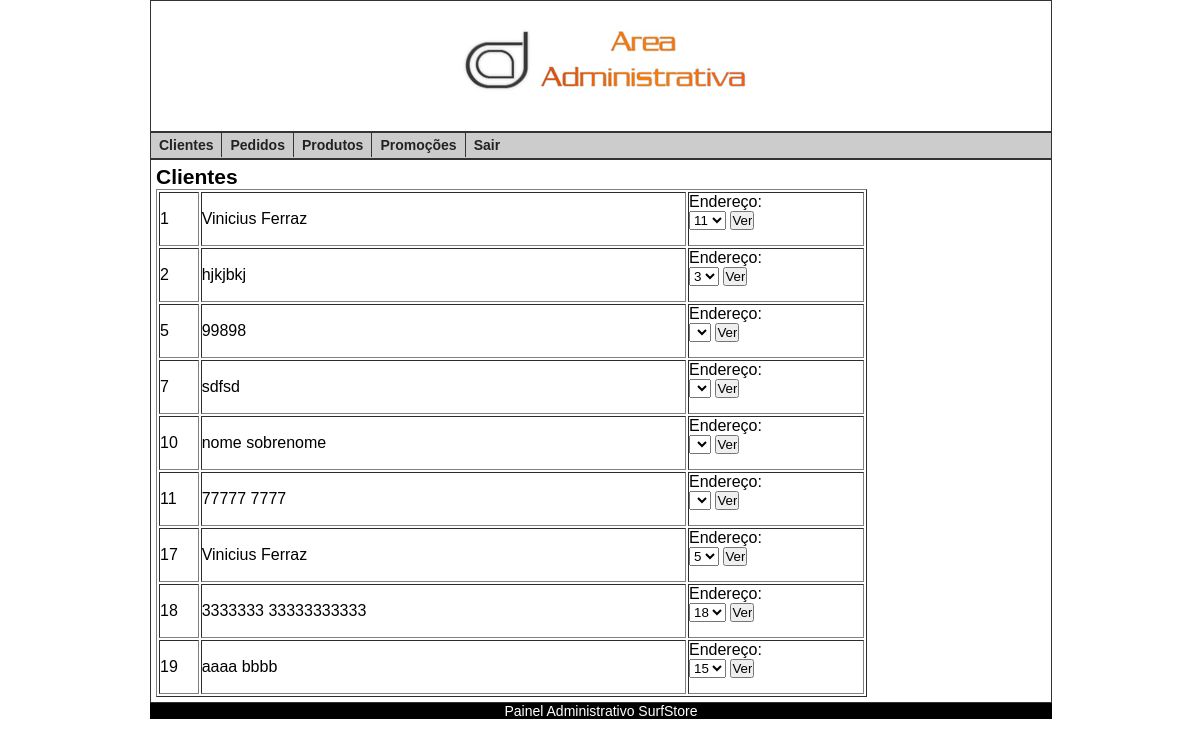
The page /admin/principal.php?comp=listarCliente (signed in) on the database its author committed.
### tables this page shows
CREATE TABLE IF NOT EXISTS `cliente` (
  `id_cliente` int(11) NOT NULL AUTO_INCREMENT,
  `nome` varchar(20) NOT NULL,
  `sobrenome` varchar(80) DEFAULT NULL,
  `data_nasc` date DEFAULT NULL,
  `rg` varchar(12) DEFAULT NULL,
  `cpf` varchar(11) NOT NULL,
  `sexo` char(1) DEFAULT NULL,
  `receberemail` tinyint(1) DEFAULT NULL,
  `recebersms` tinyint(1) DEFAULT NULL,
  PRIMARY KEY (`id_cliente`)
);

### admin/estrutura/listarCliente.php (the view, shortened to what this page needs)
<h2>Clientes</h2>
<table width="711" border="1" align="center" cellpadding="2" cellspacing="2">
<?php
$sql_query = mysql_query("SELECT * FROM cliente") or die(mysql_error());;
while($array = mysql_fetch_array($sql_query)) {
	$id = $array["id_cliente"];
	$nome = $array["nome"];
	$sobrenome = $array["sobrenome"];
?>
<form id="form<?php echo $id; ?>" name="form1" method="post" action="?comp=../php/verEnd">
  <tr>
  	<td width="37"><?php echo $id; ?></td>
    <td width="475"><?php echo $nome; ?> <?php echo $sobrenome; ?></td>
	<td width="171">
   		Endereço: <br />
        <select name="end" id="end">
          <?php
			$sql_query2 = mysql_query("SELECT * FROM clienteenderecos WHERE $id=id_cliente") or die(mysql_error());;
			while($array2 = mysql_fetch_array($sql_query2)) {
			$id_endereco = $array2["id_endereco"];
		?>
          <option value="<?php echo $id_endereco ?>"><?php echo $id_endereco; ?></option>
          <?php } ;?>
        </select>
      <input type="submit" name="button" id="button" value="Ver" />
    </p></td>
  </tr>
  </form>
 <?php } ;?>
</table>

### admin/css/config.css (style rules this page uses)
* { margin: 0; padding: 0; }
body { padding:0px; margin:0px; font: 14px Helvetica, Sans-Serif; }
h2 { margin:0px; padding:0px; }

### rows shown on the page
cliente: id_cliente "1", nome "Vinicius", sobrenome "Ferraz"
cliente: id_cliente "2", nome "hjkjbkj"
cliente: id_cliente "5", nome "99898"
cliente: id_cliente "7", nome "sdfsd"
cliente: id_cliente "10", nome "nome", sobrenome "sobrenome"
cliente: id_cliente "11", nome "77777", sobrenome "7777"
cliente: id_cliente "17", nome "Vinicius", sobrenome "Ferraz"
cliente: id_cliente "18", nome "3333333", sobrenome "33333333333"
cliente: id_cliente "19", nome "aaaa", sobrenome "bbbb"

### other values the page prints
form field end "11"
form field end "3"
form field end "5"
form field end "18"
form field end "15"
